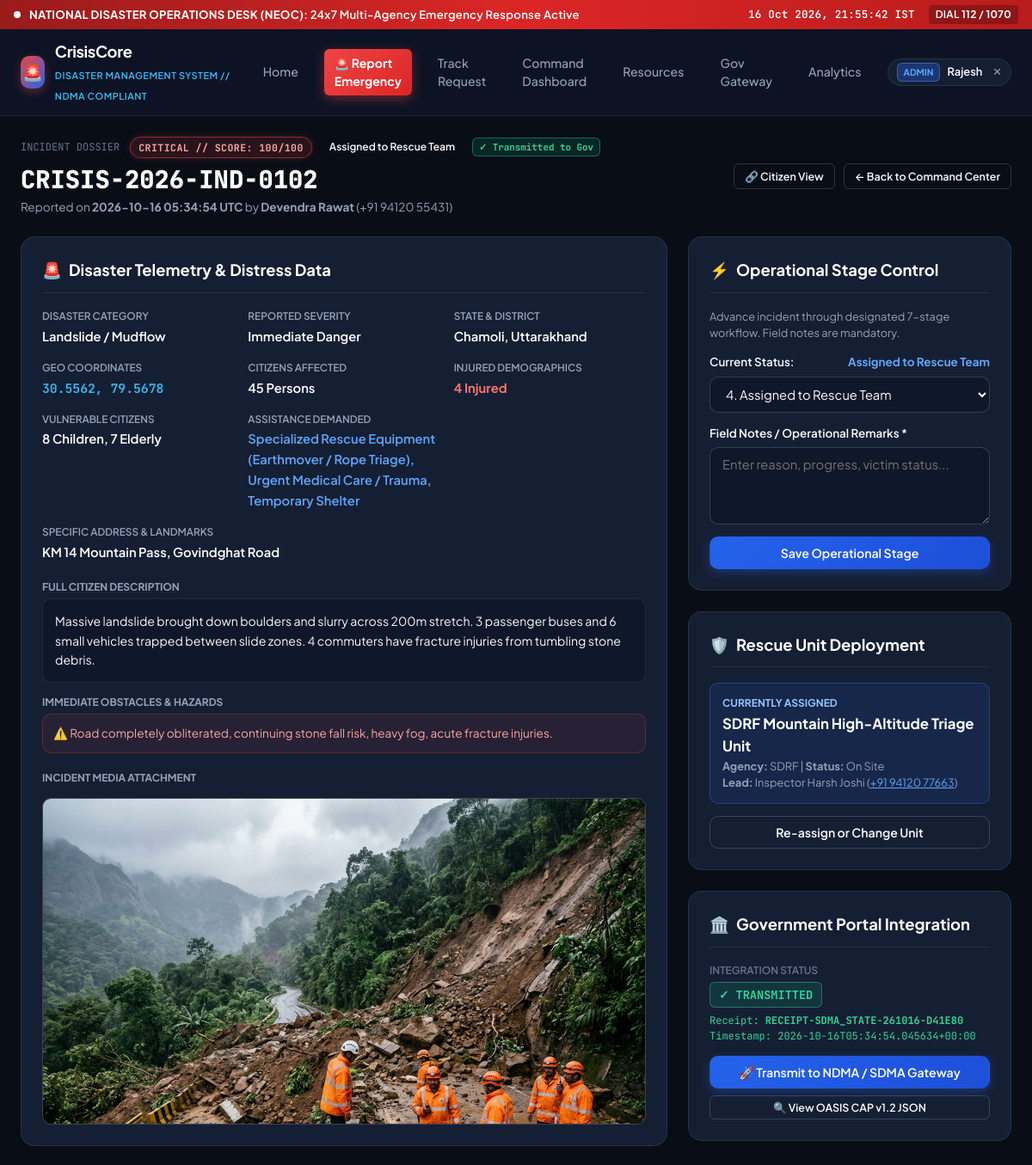
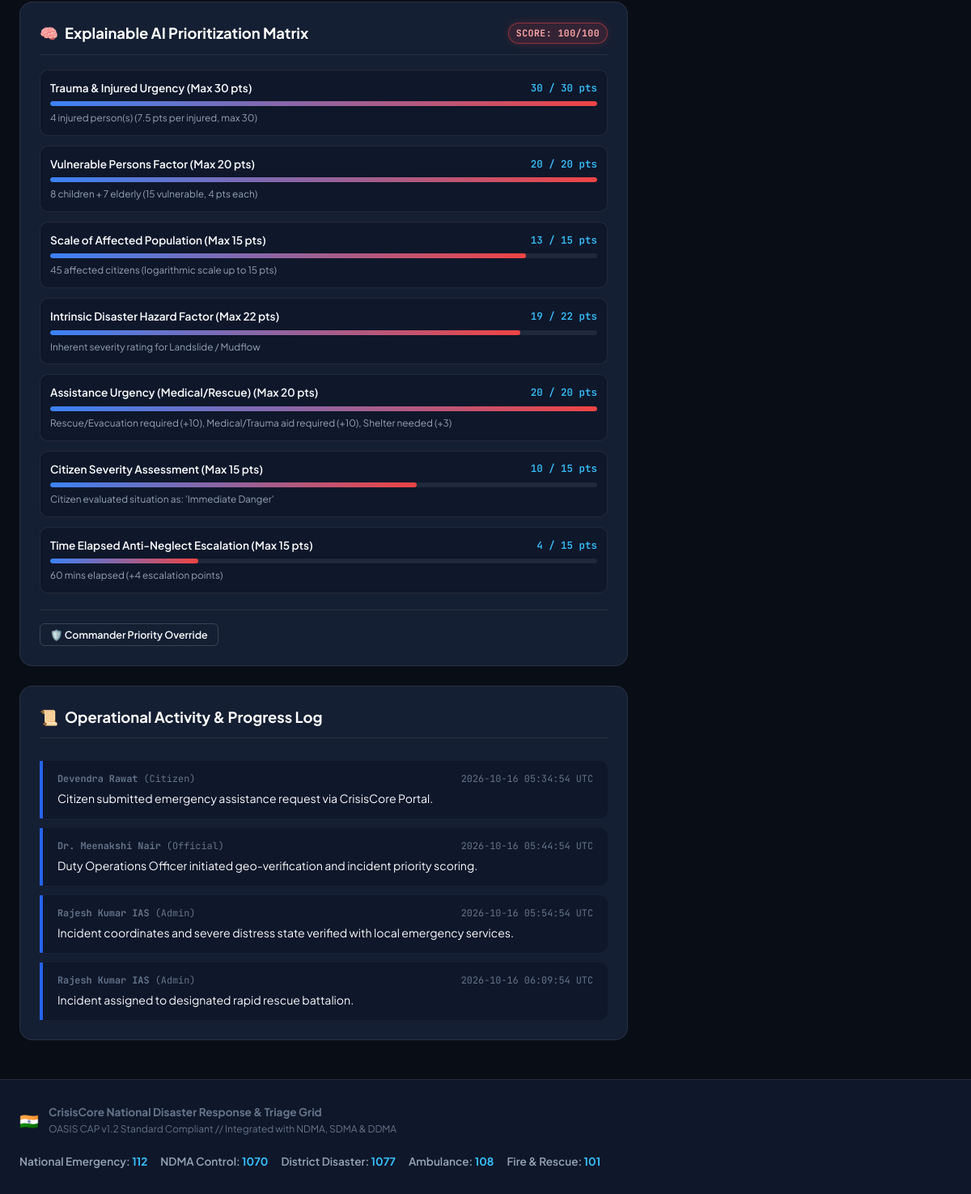
The page /incident/CRISIS-2026-IND-0102 (signed in) on the database its author committed (2 pictures, top to bottom).
### tables this page shows
CREATE TABLE incidents (
        id INTEGER PRIMARY KEY AUTOINCREMENT,
        tracking_id TEXT UNIQUE NOT NULL,
        citizen_name TEXT NOT NULL,
        phone TEXT NOT NULL,
        disaster_type TEXT NOT NULL,
        severity_input TEXT NOT NULL,
        priority_score INTEGER NOT NULL DEFAULT 50,
        priority_level TEXT NOT NULL DEFAULT 'MEDIUM',
        affected_count INTEGER NOT NULL DEFAULT 1,
        injured_count INTEGER NOT NULL DEFAULT 0,
        children_count INTEGER NOT NULL DEFAULT 0,
        elderly_count INTEGER NOT NULL DEFAULT 0,
        lat REAL NOT NULL,
        lng REAL NOT NULL,
        state TEXT NOT NULL,
        district TEXT NOT NULL,
        address TEXT NOT NULL,
        description TEXT NOT NULL,
        problems TEXT,
        assistance_required TEXT NOT NULL,
        status TEXT NOT NULL CHECK(status IN (
            'Submitted',
            'Under Review',
            'Verified',
            'Assigned to Rescue Team',
            'Rescue Team Dispatched',
            'Assistance in Progress',
            'Resolved'
        )) DEFAULT 'Submitted',
        assigned_team_id INTEGER,
        government_sync_status TEXT NOT NULL DEFAULT 'NOT_FORWARDED',
        sync_receipt_id TEXT,
        sync_timestamp TEXT,
        media_url TEXT,
        priority_breakdown_json TEXT,
        created_at TEXT NOT NULL,
        updated_at TEXT NOT NULL,
        FOREIGN KEY (assigned_team_id) REFERENCES rescue_teams(id)
    );

CREATE TABLE incident_updates (
        id INTEGER PRIMARY KEY AUTOINCREMENT,
        incident_id INTEGER NOT NULL,
        status_from TEXT,
        status_to TEXT NOT NULL,
        notes TEXT NOT NULL,
        author_name TEXT NOT NULL,
        author_role TEXT NOT NULL,
        created_at TEXT NOT NULL,
        FOREIGN KEY (incident_id) REFERENCES incidents(id) ON DELETE CASCADE
    );

CREATE TABLE rescue_teams (
        id INTEGER PRIMARY KEY AUTOINCREMENT,
        name TEXT NOT NULL,
        agency TEXT NOT NULL,
        contact_lead TEXT NOT NULL,
        phone TEXT NOT NULL,
        base_location TEXT NOT NULL,
        lat REAL NOT NULL,
        lng REAL NOT NULL,
        status TEXT NOT NULL CHECK(status IN ('Available', 'Dispatched', 'On Site', 'Standby')) DEFAULT 'Available',
        specialization TEXT NOT NULL,
        capacity_info TEXT NOT NULL
    );

### app.py (the view)
@app.route("/incident/<tracking_id>")
@login_required
def incident_detail_page(tracking_id):
    conn = get_db()
    cursor = conn.cursor()
    cursor.execute("""
        SELECT i.*, r.name as team_name, r.agency as team_agency, r.contact_lead, r.phone as team_phone, r.status as team_status
        FROM incidents i
        LEFT JOIN rescue_teams r ON i.assigned_team_id = r.id
        WHERE i.tracking_id = ?
    """, (tracking_id,))
    incident_row = cursor.fetchone()
    if not incident_row:
        conn.close()
        flash("Incident dossier not found.", "danger")
        return redirect(url_for("dashboard_page"))
    incident = dict(incident_row)
    try:
        incident["priority_breakdown"] = json.loads(incident.get("priority_breakdown_json") or "{}")
    except Exception:
        incident["priority_breakdown"] = {}
    cursor.execute("SELECT * FROM incident_updates WHERE incident_id = ? ORDER BY id ASC", (incident["id"],))
    updates = [dict(u) for u in cursor.fetchall()]
    cursor.execute("SELECT * FROM rescue_teams ORDER BY status = 'Available' DESC, name ASC")
    rescue_teams = [dict(t) for t in cursor.fetchall()]
    cursor.execute("SELECT * FROM government_transmissions WHERE incident_id = ? ORDER BY id DESC", (incident["id"],))
    transmissions = [dict(t) for t in cursor.fetchall()]
    conn.close()
    cap_preview = generate_cap_v12_payload(incident)
    return render_template(
        "incident_detail.html",
        incident=incident,
        updates=updates,
        rescue_teams=rescue_teams,
        transmissions=transmissions,
        cap_preview_json=json.dumps(cap_preview, indent=2)
    )

### templates/incident_detail.html (shortened to what this page needs)
{% extends "base.html" %}
{% block content %}
<div class="incident-dossier-wrapper">
  <div class="dashboard-header">
    <div>
      <div style="display:flex; align-items:center; gap:12px; margin-bottom:4px;">
        <span style="font-size:0.75rem; color:var(--text-dim); text-transform:uppercase; font-family:var(--font-mono);">
          Incident Dossier
        </span>
        <span class="badge-priority {{ incident.priority_level.lower() }}">
          {{ incident.priority_level }} // Score: {{ incident.priority_score }}/100
        </span>
        <span class="badge-status {{ incident.status.lower().replace(' ', '-') }}">
          {{ incident.status }}
        </span>
        {% if incident.government_sync_status == 'TRANSMITTED' %}
          <span class="badge-gov transmitted">✓ Transmitted to Gov</span>
        {% elif incident.government_sync_status == 'PENDING_REVIEW' %}
          <span class="badge-gov pending">⏳ Pending Gov Review</span>
        {% elif incident.government_sync_status == 'TRANSMISSION_FAILED' %}
          <span class="badge-gov failed">✕ Gov Transmission Failed</span>
        {% else %}
          <span class="badge-gov unforwarded">Gov Sync: Unforwarded</span>
        {% endif %}
      </div>
      <h2 style="font-size:1.8rem; font-weight:800; color:var(--text-bright); font-family:var(--font-mono);">
        {{ incident.tracking_id }}
      </h2>
      <p style="color:var(--text-muted); font-size:0.85rem;">
        Reported on <b>{{ incident.created_at[:19].replace('T', ' ') }} UTC</b> by <b>{{ incident.citizen_name }}</b> ({{ incident.phone }})
      </p>
    </div>
    <div class="dashboard-actions">
      <a href="/track?id={{ incident.tracking_id }}" target="_blank" class="btn btn-outline btn-sm">
        🔗 Citizen View
      </a>
      <a href="/dashboard" class="btn btn-outline btn-sm">
        ← Back to Command Center
      </a>
    </div>
  </div>
  <div class="dossier-grid">
    <div>
      <div class="dossier-card">
        <h3><span>🚨</span> Disaster Telemetry & Distress Data</h3>
        <div class="dossier-meta-grid">
          <div class="meta-field">
            <label>Disaster Category</label>
            <span>{{ incident.disaster_type }}</span>
          </div>
          <div class="meta-field">
            <label>Reported Severity</label>
            <span>{{ incident.severity_input }}</span>
          </div>
          <div class="meta-field">
            <label>State & District</label>
            <span>{{ incident.district }}, {{ incident.state }}</span>
          </div>
          <div class="meta-field">
            <label>Geo Coordinates</label>
            <span style="font-family:var(--font-mono); color:#38bdf8;">{{ incident.lat }}, {{ incident.lng }}</span>
          </div>
          <div class="meta-field">
            <label>Citizens Affected</label>
            <span>{{ incident.affected_count }} Persons</span>
          </div>
          <div class="meta-field">
            <label>Injured Demographics</label>
            <span style="color:{% if incident.injured_count > 0 %}#f87171{% else %}var(--text-bright){% endif %}; font-weight:700;">
              {{ incident.injured_count }} Injured
            </span>
          </div>
          <div class="meta-field">
            <label>Vulnerable Citizens</label>
            <span>{{ incident.children_count }} Children, {{ incident.elderly_count }} Elderly</span>
          </div>
          <div class="meta-field">
            <label>Assistance Demanded</label>
            <span style="color:#60a5fa;">{{ incident.assistance_required }}</span>
          </div>
          <div class="meta-field" style="grid-column: 1 / -1;">
            <label>Specific Address & Landmarks</label>
            <span>{{ incident.address }}</span>
          </div>
        </div>
        <div style="margin-top:16px;">
          <label style="font-size:0.75rem; text-transform:uppercase; color:var(--text-muted); font-weight:700; display:block; margin-bottom:4px;">
            Full Citizen Description
          </label>
          <div style="background:var(--bg-surface); padding:14px; border-radius:var(--radius-md); font-size:0.88rem; line-height:1.6; border:1px solid var(--border-subtle);">
            {{ incident.description }}
          </div>
        </div>
        {% if incident.problems %}
          <div style="margin-top:14px;">
            <label style="font-size:0.75rem; text-transform:uppercase; color:var(--text-muted); font-weight:700; display:block; margin-bottom:4px;">
              Immediate Obstacles & Hazards
            </label>
            <div style="background:rgba(239,68,68,0.08); border:1px solid rgba(239,68,68,0.25); padding:12px; border-radius:var(--radius-md); font-size:0.85rem; color:#fca5a5;">
              ⚠️ {{ incident.problems }}
            </div>
          </div>
        {% endif %}
        {% if incident.media_url %}
          <div style="margin-top:20px;">
            <label style="font-size:0.75rem; text-transform:uppercase; color:var(--text-muted); font-weight:700; display:block; margin-bottom:6px;">
              Incident Media Attachment
            </label>
            <div class="photo-preview-box">
              <img src="{{ incident.media_url }}" alt="Incident Photo Attachment">
            </div>
          </div>
        {% endif %}
      </div>
      <div class="dossier-card">
        <div style="display:flex; justify-content:space-between; align-items:center; border-bottom:1px solid var(--border-subtle); padding-bottom:12px; margin-bottom:18px;">
          <h3 style="border:none; margin:0; padding:0;"><span>🧠</span> Explainable AI Prioritization Matrix</h3>
          <span class="badge-priority {{ incident.priority_level.lower() }}">
            Score: {{ incident.priority_score }}/100
          </span>
        </div>
        <div class="breakdown-factors-list">
          {% set factors = incident.priority_breakdown %}
          {% for f_key, f_title in factor_labels.items() %}
            {% set f_item = factors.get(f_key, {'value': 0, 'max': 20, 'detail': 'Standard'}) %}
            <div class="breakdown-factor-item">
              <div class="factor-top">
                <span>{{ f_title }}</span>
                <span class="factor-score-pill">{{ f_item.value }} / {{ f_item.max }} pts</span>
              </div>
              <div class="factor-bar-bg">
                <div class="factor-bar-fill" style="width: {{ (f_item.value / f_item.max * 100) | round }}%;"></div>
              </div>
              <div class="factor-desc">{{ f_item.detail }}</div>
            </div>
          {% endfor %}
        </div>
        <div style="margin-top:20px; padding-top:16px; border-top:1px solid var(--border-subtle);">
          <button class="btn btn-outline btn-sm" onclick="openPriorityBreakdownModal({{ incident.id }}, '{{ incident.tracking_id }}', {{ incident.priority_score }}, '{{ incident.priority_level }}', {{ incident.priority_breakdown_json | tojson }})">
            🛡️ Commander Priority Override
          </button>
        </div>
      </div>
      <div class="dossier-card">
        <h3><span>📜</span> Operational Activity & Progress Log</h3>
        <div class="updates-log-feed">
          {% for u in updates %}
            <div class="update-entry">
              <div class="update-entry-meta">
                <span><b>{{ u.author_name }}</b> ({{ u.author_role }})</span>
                <span>{{ u.created_at[:19].replace('T', ' ') }} UTC</span>
              </div>
              <div class="update-entry-notes">{{ u.notes }}</div>
            </div>
          {% endfor %}
        </div>
      </div>
    </div>
    <div>
      <div class="dossier-card">
        <h3><span>⚡</span> Operational Stage Control</h3>
        <p style="font-size:0.8rem; color:var(--text-muted); margin-bottom:14px;">
          Advance incident through designated 7-stage workflow. Field notes are mandatory.
        </p>
        <form id="dossierStatusForm">
          <div class="form-group">
            <label>Current Status: <b style="color:#60a5fa;">{{ incident.status }}</b></label>
            <select class="form-control" id="dossierStatusSelect" required>
              <option value="Assigned to Rescue Team" {% if incident.status == 'Assigned to Rescue Team' %}selected{% endif %}>4. Assigned to Rescue Team</option>
            </select>
          </div>
          <div class="form-group">
            <label>Field Notes / Operational Remarks *</label>
            <textarea class="form-control" id="dossierStatusNotes" rows="3" placeholder="Enter reason, progress, victim status..." required></textarea>
          </div>
          <button type="submit" class="btn btn-primary" id="saveDossierStatusBtn" style="width:100%;">
            Save Operational Stage
          </button>
        </form>
      </div>
      <div class="dossier-card">
        <h3><span>🛡️</span> Rescue Unit Deployment</h3>
        {% if incident.team_name %}
          <div style="background:rgba(37,99,235,0.12); border:1px solid rgba(59,130,246,0.3); border-radius:var(--radius-md); padding:14px; margin-bottom:14px;">
            <div style="font-size:0.75rem; text-transform:uppercase; color:#93c5fd; font-weight:700;">Currently Assigned</div>
            <div style="font-size:1.05rem; font-weight:700; color:#ffffff; margin:2px 0;">{{ incident.team_name }}</div>
            <div style="font-size:0.8rem; color:var(--text-muted);">
              <b>Agency:</b> {{ incident.team_agency }} | <b>Status:</b> {{ incident.team_status }}<br>
              <b>Lead:</b> {{ incident.contact_lead }} (<a href="tel:{{ incident.team_phone }}" style="color:#60a5fa;">{{ incident.team_phone }}</a>)
            </div>
          </div>
        {% else %}
          <p style="font-size:0.82rem; color:var(--text-muted); margin-bottom:12px;">
            No rescue unit currently assigned. Select nearest battalion below.
          </p>
        {% endif %}
        <button class="btn btn-outline" style="width:100%;" onclick="openAssignModal({{ incident.id }}, '{{ incident.tracking_id }}', '{{ incident.assigned_team_id or '' }}')">
          {% if incident.team_name %}Re-assign or Change Unit{% else %}Assign Rescue Unit{% endif %}
        </button>
      </div>
      <div class="dossier-card">
        <h3><span>🏛️</span> Government Portal Integration</h3>
        <div style="margin-bottom:14px;">
          <div style="font-size:0.75rem; text-transform:uppercase; color:var(--text-dim); font-weight:600;">Integration Status</div>
          <div style="margin-top:4px;">
            {% if incident.government_sync_status == 'TRANSMITTED' %}
              <span class="badge-gov transmitted" style="font-size:0.85rem; padding:4px 10px;">✓ TRANSMITTED</span>
              <div style="font-size:0.75rem; color:#34d399; font-family:var(--font-mono); margin-top:6px;">
                Receipt: <b>{{ incident.sync_receipt_id }}</b><br>
                Timestamp: {{ incident.sync_timestamp }}
              </div>
            {% elif incident.government_sync_status == 'PENDING_REVIEW' %}
              <span class="badge-gov pending" style="font-size:0.85rem; padding:4px 10px;">⏳ PENDING COMMAND REVIEW</span>
            {% elif incident.government_sync_status == 'TRANSMISSION_FAILED' %}
              <span class="badge-gov failed" style="font-size:0.85rem; padding:4px 10px;">✕ GATEWAY TRANSMISSION FAILED</span>
            {% else %}
              <span class="badge-gov unforwarded" style="font-size:0.85rem; padding:4px 10px;">NOT FORWARDED</span>
            {% endif %}
          </div>
        </div>
        <div style="display:flex; flex-direction:column; gap:8px;">
          <button class="btn btn-primary" onclick="openGovTransmitModal({{ incident.id }}, '{{ incident.tracking_id }}', '{{ incident.state }}', '{{ incident.district }}')">
            🚀 Transmit to NDMA / SDMA Gateway
          </button>
          <button class="btn btn-outline btn-sm" onclick="toggleCapViewer()">
            🔍 View OASIS CAP v1.2 JSON
          </button>
        </div>
      </div>
    </div>
  </div>
</div>
{% endblock %}

### rows shown on the page
incidents: priority_level "CRITICAL", priority_score "100", status "Assigned to Rescue Team", tracking_id "CRISIS-2026-IND-0102", created_at "2026-10-16 05:34:54", citizen_name "Devendra Rawat", phone "+91 94120 55431", disaster_type "Landslide / Mudflow", severity_input "Immediate Danger", district "Chamoli", state "Uttarakhand", lat "30.5562", lng "79.5678", affected_count "45", injured_count "4", children_count "8", elderly_count "7", assistance_required "Specialized Rescue Equipment (Earthmover / Rope Triage), Urgent Medical Care / Trauma, Temporary Shelter", address "KM 14 Mountain Pass, Govindghat Road", description "Massive landslide brought down boulders and slurry across 200m stretch. 3 passenger buses and 6 small vehicles trapped between slide zones. 4 commuters have fracture injuries from tumbling stone debris.", problems "Road completely obliterated, continuing stone fall risk, heavy fog, acute fracture injuries.", media_url (picture), status "4. Assigned to Rescue Team", sync_receipt_id "RECEIPT-SDMA_STATE-261016-D41E80", sync_timestamp "2026-10-16T05:34:54.045634+00:00"
incident_updates: author_name "Devendra Rawat", author_role "Citizen", created_at "2026-10-16 05:34:54", notes "Citizen submitted emergency assistance request via CrisisCore Portal."
incident_updates: author_name "Dr. Meenakshi Nair", author_role "Official", created_at "2026-10-16 05:44:54", notes "Duty Operations Officer initiated geo-verification and incident priority scoring."
incident_updates: author_name "Rajesh Kumar IAS", author_role "Admin", created_at "2026-10-16 05:54:54", notes "Incident coordinates and severe distress state verified with local emergency services."
incident_updates: author_name "Rajesh Kumar IAS", author_role "Admin", created_at "2026-10-16 06:09:54", notes "Incident assigned to designated rapid rescue battalion."
rescue_teams: team_name "SDRF Mountain High-Altitude Triage Unit", team_agency "SDRF", team_status "On Site", contact_lead "Inspector Harsh Joshi", team_phone "+91 94120 77663"

### other values the page prints
{{ session.get('role', 'Official') }} "ADMIN"
{{ session.get('full_name', 'Officer').split(' ')[0] }} "Rajesh"
{{ f_title }} "Trauma & Injured Urgency (Max 30 pts)" "Vulnerable Persons Factor (Max 20 pts)" "Scale of Affected Population (Max 15 pts)" "Intrinsic Disaster Hazard Factor (Max 22 pts)" "Assistance Urgency (Medical/Rescue) (Max 20 pts)" "Citizen Severity Assessment (Max 15 pts)" "Time Elapsed Anti-Neglect Escalation (Max 15 pts)"
{{ f_item.value }} "30" "20" "13" "19" "20" "10" "4"
{{ f_item.max }} "30" "20" "15" "22" "20" "15" "15"
{{ f_item.detail }} "4 injured person(s) (7.5 pts per injured, max 30)" "8 children + 7 elderly (15 vulnerable, 4 pts each)" "45 affected citizens (logarithmic scale up to 15 pts)" "Inherent severity rating for Landslide / Mudflow" "Rescue/Evacuation required (+10), Medical/Trauma aid required (+10), Shelter needed (+3)" "Citizen evaluated situation as: 'Immediate Danger'" "60 mins elapsed (+4 escalation points)"
